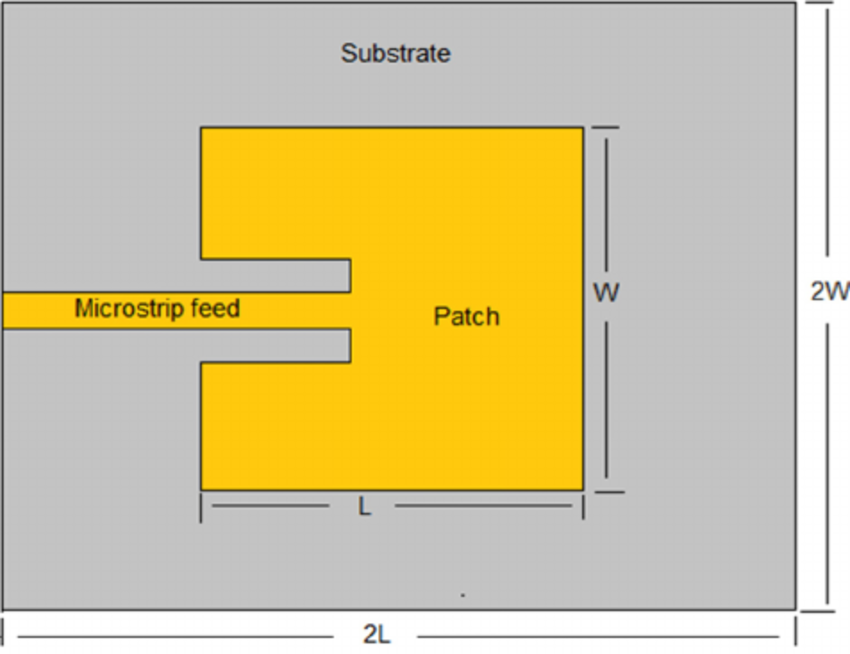
%> input picture 1.png, 850 x 654 px
$ octave save_gif.m   (GNU Octave 9; MATLAB toolbox functions it lacks are replaced by stand-ins)
%> lines starting %> are read from the running program, lines starting %| are printed output that depends on the picture
% src https://blog.csdn.net/weixin_38215395/article/details/78858369

%依次读取生成的所有图片
for j=1:244
    %获取当前图片
    A=imread(sprintf('figure/%d.png',j));
%> A is the input picture: size 654x850x3 uint8; mean R, G, B 210.7, 198, 153.2
    [I,map]=rgb2ind(A,256);
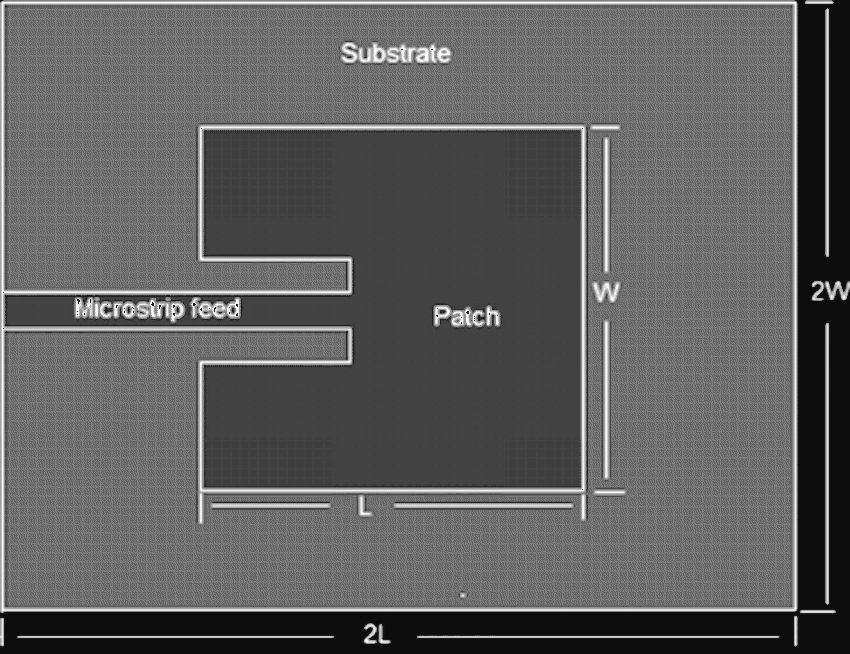
%> I: size 654x850 uint8; min 11, max 255, mean 95.2
%> map = 256 rows, first 12: [1 1 1; 1 0.996 1; 1 1 0.996; 0.996 1 0.996; 0.996 0.996 1; 0.996 0.996 0.996; 0.996 0.996 0.988; 0.988 0.996 0.992; 0.996 0.992 0.996; 0.992 0.996 0.996; 0.992 0.992 0.992; 0.984 0.965 0.914]
    %生成gif，并保存
    if(j==1)
        imwrite(I,map,'movefig.gif','DelayTime',0.1,'LoopCount',Inf)
    else
        imwrite(I,map,'movefig.gif','WriteMode','append','DelayTime',0.1)
    end
end
%> pass 2 of the loop `for j=1:244`:
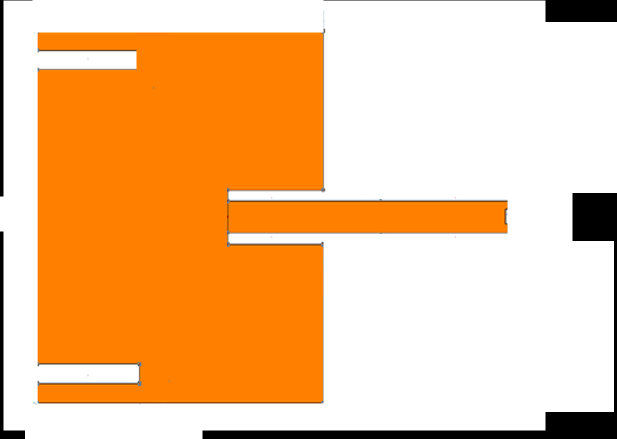
%> input picture 2.png, 1233 x 877 px (shown at 1/2 size)
%> A is the input picture: size 877x1233x3 uint8; mean R, G, B 243.9, 194.6, 145
%> `[I,map]=rgb2ind(A,256);`:
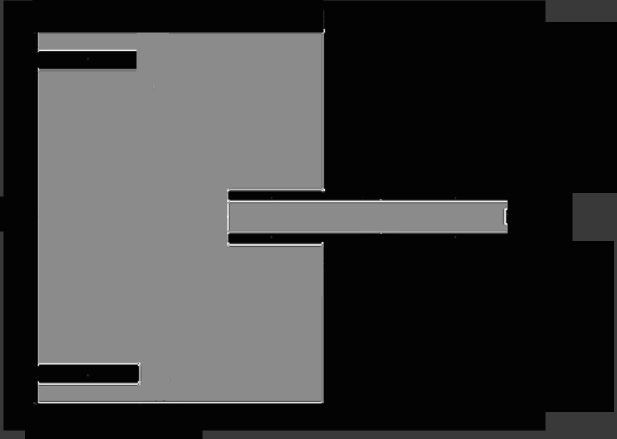
%> I: size 877x1233 uint8 (shown at 1/2 size); min 3, max 254, mean 59.2
%> map = 255 rows, first 12: [1 1 1; 1 1 0.996; 0.984 1 1; 0.992 0.992 0.992; 0.992 0.98 0.98; 0.98 0.98 0.98; 0.973 0.984 1; 0.976 0.98 0.988; 0.976 0.98 0.984; 0.973 0.976 0.98; 0.969 0.98 0.996; 0.969 0.98 0.988]
%> pass 3 of the loop `for j=1:244`:
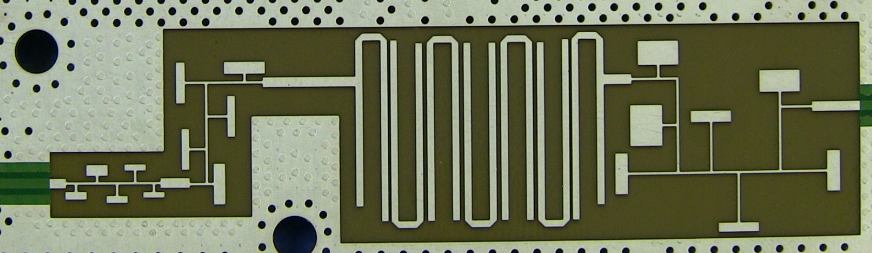
%> input picture 3.png, 872 x 253 px
%> A is the input picture: size 253x872x3 uint8; mean R, G, B 110.8, 116, 87.7
%> `[I,map]=rgb2ind(A,256);`:
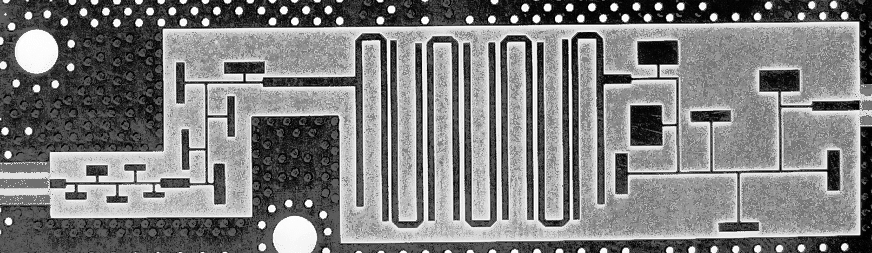
%> I: size 253x872 uint8; min 0, max 255, mean 126.5
%> map = 256 rows, first 12: [0.792 0.831 0.757; 0.773 0.812 0.69; 0.765 0.8 0.729; 0.757 0.804 0.647; 0.749 0.796 0.702; 0.737 0.78 0.647; 0.749 0.78 0.702; 0.733 0.784 0.694; 0.745 0.788 0.671; 0.745 0.796 0.588; 0.745 0.776 0.729; 0.741 0.769 0.698]
%> (the run ends here)
